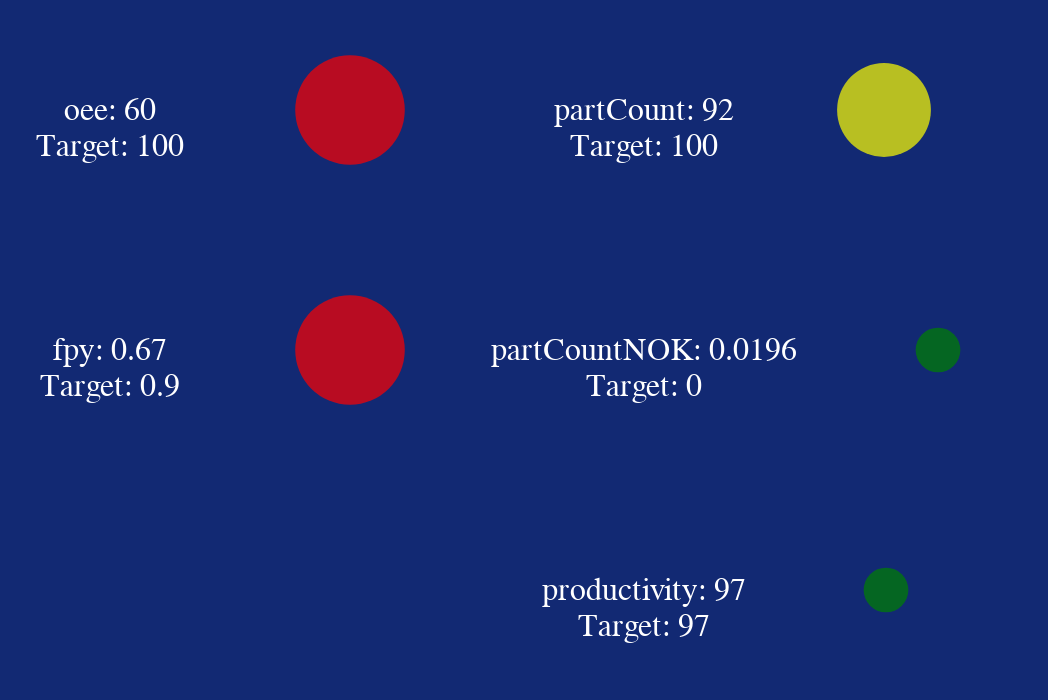

Here is the notebook cell this chart was saved with:
### Code cell
getConfigs(alt.hconcat(
    (getMetric("oee", True) & getMetric("fpy",True)), (getMetric("partCount",True) & getMetric("countNIO",True) & getMetric("productivity",True)),  
    data=cycle.iloc[[0]]
))

### Figure 1 — Vega-Lite specification as saved in the notebook (floating-point values rounded to 4 significant figures)
{"config": {"view": {"continuousWidth": 400, "continuousHeight": 300, "height": 100, "strokeWidth": 0, "width": 100}, "axis": {"labelAngle": -45, "labelColor": "white", "titleColor": "white"}, "background": "#122973", "header": {"labelColor": "#122973", "labelFontSize": 14, "titleColor": "#122973", "titleFontSize": 14}, "legend": {"disable": true, "labelColor": "white", "padding": 1, "strokeColor": "white", "tickCount": 2, "titleColor": "white"}}, "hconcat": [{"vconcat": [{"hconcat": [{"mark": {"type": "text", "fill": "white"}, "encoding": {"size": {"value": 16}, "text": {"value": ["oee: 60", "Target: 100"]}}}, {"layer": [{"mark": {"type": "circle", "fill": "red"}, "encoding": {"fill": {"field": "oee", "scale": {"domain": [60, 0.67, 92, 0.0196, 97], "range": ["red", "red", "yellow", "green", "green"]}, "type": "nominal"}, "size": {"value": 3000}}}, {"mark": {"type": "text", "fill": "white"}, "encoding": {"opacity": {"value": 0}, "text": {"aggregate": "mean", "field": "oee", "format": ".4", "type": "quantitative"}}}]}]}, {"hconcat": [{"mark": {"type": "text", "fill": "white"}, "encoding": {"size": {"value": 16}, "text": {"value": ["fpy: 0.67", "Target: 0.9"]}}}, {"layer": [{"mark": {"type": "circle", "fill": "red"}, "encoding": {"fill": {"field": "fpy", "scale": {"domain": [60, 0.67, 92, 0.0196, 97], "range": ["red", "red", "yellow", "green", "green"]}, "type": "nominal"}, "size": {"value": 3000}}}, {"mark": {"type": "text", "fill": "white"}, "encoding": {"opacity": {"value": 0}, "text": {"aggregate": "mean", "field": "fpy", "format": ".4", "type": "quantitative"}}}]}]}]}, {"vconcat": [{"hconcat": [{"mark": {"type": "text", "fill": "white"}, "encoding": {"size": {"value": 16}, "text": {"value": ["partCount: 92", "Target: 100"]}}}, {"layer": [{"mark": {"type": "circle", "fill": "red"}, "encoding": {"fill": {"field": "partCount", "scale": {"domain": [60, 0.67, 92, 0.0196, 97], "range": ["red", "red", "yellow", "green", "green"]}, "type": "nominal"}, "size": {"value": 2200}}}, {"mark": {"type": "text", "fill": "white"}, "encoding": {"opacity": {"value": 0}, "text": {"aggregate": "mean", "field": "partCount", "format": ".4", "type": "quantitative"}}}]}]}, {"hconcat": [{"mark": {"type": "text", "fill": "white"}, "encoding": {"size": {"value": 16}, "text": {"value": ["partCountNOK: 0.0196", "Target: 0"]}}}, {"layer": [{"mark": {"type": "circle", "fill": "red"}, "encoding": {"fill": {"field": "countNIO", "scale": {"domain": [60, 0.67, 92, 0.0196, 97], "range": ["red", "red", "yellow", "green", "green"]}, "type": "nominal"}, "size": {"value": 500}}}, {"mark": {"type": "text", "fill": "white"}, "encoding": {"opacity": {"value": 0}, "text": {"aggregate": "mean", "field": "countNIO", "format": ".4", "type": "quantitative"}}}]}]}, {"hconcat": [{"mark": {"type": "text", "fill": "white"}, "encoding": {"size": {"value": 16}, "text": {"value": ["productivity: 97", "Target: 97"]}}}, {"layer": [{"mark": {"type": "circle", "fill": "red"}, "encoding": {"fill": {"field": "productivity", "scale": {"domain": [60, 0.67, 92, 0.0196, 97], "range": ["red", "red", "yellow", "green", "green"]}, "type": "nominal"}, "size": {"value": 500}}}, {"mark": {"type": "text", "fill": "white"}, "encoding": {"opacity": {"value": 0}, "text": {"aggregate": "mean", "field": "productivity", "format": ".4", "type": "quantitative"}}}]}]}]}], "data": {"name": "data-b73a0db957f3c2b1ca320ef900799a9a"}, "resolve": {"scale": {"fill": "independent", "size": "independent"}}, "transform": [{"lookup": "station", "from": {"data": {"name": "data-1848b79e2298e2930de38ec7bb70950a"}, "key": "station", "fields": ["shiftIdentifier", "locationId", "validFrom", "validTo", "oee", "oeeSetpoint", "availability", "efficiency", "quality", "fpy", "fpySetPoint", "partCount", "partCountSetPoint", "countNIO", "productivity", "station"]}}, {"filter": "datum.station == 260"}], "$schema": "https://vega.github.io/schema/vega-lite/v4.17.0.json", "datasets": {"data-b73a0db957f3c2b1ca320ef900799a9a": [{"reference": 10000000000.0, "serialNumber": "83700220220239999999989", "line": 10, "id": 99009, "station": 260, "timeStamp": "2023-02-22T05:45:03.138231100", "totalCycleTime": 60.0, "processTime": 30.0, "changeTime": 10.0, "exitTime": 5.0, "index": 1}], "data-1848b79e2298e2930de38ec7bb70950a": [{"shiftIdentifier": 0, "locationId": "000000000010", "validFrom": "2023-02-24T12:45:00+00:00", "validTo": "2023-02-24T13:45:00+00:00", "oee": 60, "oeeSetpoint": 100, "availability": 88.98, "efficiency": 118.3, "quality": 93.69, "fpy": 0.67, "fpySetPoint": 0.9375, "partCount": 92, "partCountSetPoint": 100, "countNIO": 0.0196, "productivity": 97, "station": 260}]}}
